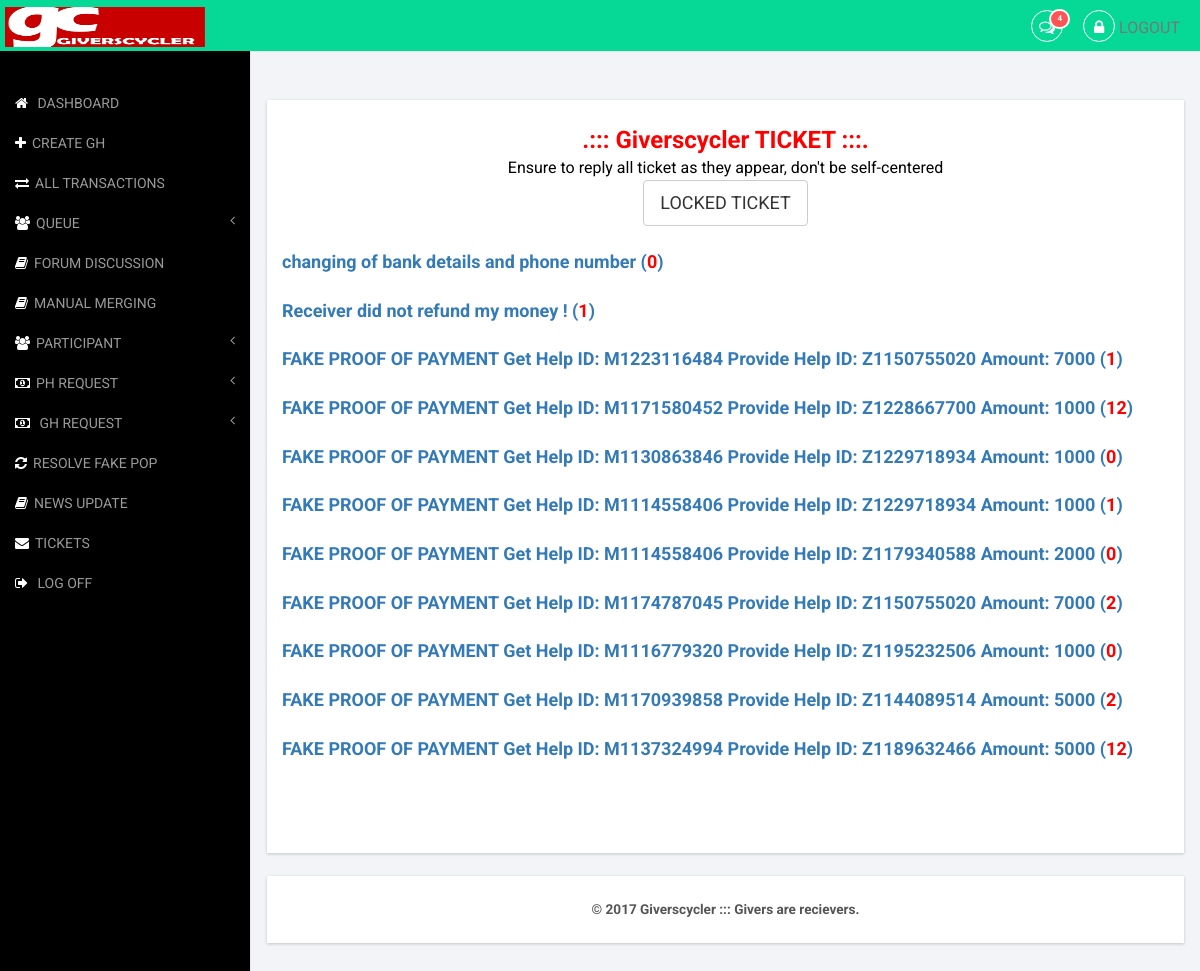
/executives/tickets.php (signed in), run on the app's committed database.
### tables this page shows
CREATE TABLE `ticket` (
  `tid` int(255) NOT NULL,
  `participant` varchar(255) NOT NULL,
  `report_participant` varchar(255) NOT NULL,
  `subject` varchar(255) NOT NULL,
  `relatedIssue` varchar(255) NOT NULL,
  `ticketmsg` longtext NOT NULL,
  `replied` varchar(255) NOT NULL DEFAULT '0',
  `locked` varchar(255) NOT NULL DEFAULT 'NO',
  `attachment` varchar(255) NOT NULL,
  `ghID` varchar(255) NOT NULL,
  `phID` varchar(255) NOT NULL,
  `date_written` varchar(255) NOT NULL
);

### config.php (called while the page is built, shortened)
<?php
try
{
	$con = new PDO("mysql:host=localhost;dbname=giverscycler", 'root', '');
	$con->setAttribute(PDO::ATTR_ERRMODE, PDO::ERRMODE_EXCEPTION);
}
catch(PDOException $e)
{
?>
	<script>
	alert("Could not connect to database, error submitted successfully to Log file");
	</script>
<?php
	file_put_contents("errorlog.txt", $e->getMessage(), FILE_APPEND);
}
if(!function_exists("rows")){
	function rows($query)
	{
		global $con;
		$q = $con->prepare($query);
		$r = $q->execute();
		$count = $q->rowCount();
		return $count;
	}
}
if(isset($_SESSION["username"]))
{
	$username = $_SESSION["username"];
}
?>

### executives/tickets.php (the view, shortened to what this page needs)
<?php
require "../config.php";
require '../private/UrgentMerging.php';
if(isset($username))
{
	$query_executive = $con->prepare("select * from executive where username='$username'");
	$query_executive->execute();
	$query_executive_info = $query_executive->fetch(PDO::FETCH_ASSOC);
	$level = $query_executive_info['level'];
}
else
{
	redirect_to('index');
}
?>
<!DOCTYPE HTML>
<html>
<head>
<link href="css/bootstrap.min.css" rel='stylesheet' type='text/css' />
<link href="css/style.css" rel='stylesheet' type='text/css' />
<link href="css/lines.css" rel='stylesheet' type='text/css' />
<link href="css/font-awesome.css" rel="stylesheet">
<link href="css/custom.css" rel="stylesheet">
</head>
<body>
<div id="wrapper">
        <nav class="top1 navbar navbar-default navbar-static-top" role="navigation" style="margin-bottom: 0">
            <div class="navbar-header">
                <a class="navbar-brand" href="dashboard"><img src='../img/logo.jpg' width='200px' height='40px' style='margin-top: -8px; margin-left: -10px'/></a>
            </div>
            <ul class="nav navbar-nav navbar-right">
				<li class="dropdown">
	        		<a href="#" class="dropdown-toggle" data-toggle="dropdown" aria-expanded="false"><i class="fa fa-comments-o"></i><span class="badge">4</span></a>
	      		</li>
				<li><a href="logoff"><i class="fa fa-lock"></i> Logout </a></li>
			</ul>
            <div class="navbar-default sidebar" role="navigation">
                <div class="sidebar-nav navbar-collapse">
                    <ul class="nav active" id="side-menu">
                        <li>
                            <a href="dashboard" class=''><i class="fa fa-home nav_icon"></i> Dashboard</a>
                        </li>
						<?php
						if($level =='Super Admin')
						{
						?>
							<li>
								<a href="createGH"><i class="fa fa-plus nav_icon"></i>CREATE GH</a>
							</li>
							<li>
								<a href="all-transaction"><i class="fa fa-exchange nav_icon"></i>ALL TRANSACTIONS</a>
							</li>
							<li>
								<a href="#"><i class="fa fa-users nav_icon"></i>QUEUE<span class="fa arrow"></span></a>
							</li>
							<li>
								<a href="forum"><i class="fa fa-book nav_icon"></i>FORUM DISCUSSION</a>
							</li>
							<li>
								<a href="loadGH-PH"><i class="fa fa-book nav_icon"></i>MANUAL MERGING</a>
							</li>
						<?php
						}
						?>
                        <li>
                            <a href="#"><i class="fa fa-users nav_icon"></i>PARTICIPANT<span class="fa arrow"></span></a>
                        </li>
                        <li>
                            <a href="#"><i class="fa fa-money nav_icon"></i>PH REQUEST<span class="fa arrow"></span></a>
                        </li>
                        <li>
                            <a href="#"><i class="fa fa-money nav_icon"></i> GH REQUEST<span class="fa arrow"></span></a>
                        </li>
                        <li>
                            <a href="gh-request?FAKEPOP"><i class="fa fa-refresh nav_icon fa-spin"></i>RESOLVE FAKE POP</a>
                        </li>
						<li>
							<a href="newsupdate"><i class="fa fa-book nav_icon"></i>NEWS UPDATE</a>
						</li>
                        <li>
                            <a href="tickets"><i class="fa fa-envelope nav_icon fa-spin"></i>TICKETS</a>
                        </li>
                        <li>
                            <a href="logoff"><i class="fa fa-sign-out nav_icon"></i> Log Off</a>
                        </li>
                    </ul>
                </div>
            </div>
        </nav>
        <div id="page-wrapper">
        <div class="graphs">
		<div class="col_1">
			<div class="col-md-12 stats-info" style='color: #000'>
			<br><font size='5px' color='red'><center><b>.::: Giverscycler TICKET :::. </b></center></font>
			<font size='3px'><center>Ensure to reply all ticket as they appear, don't be self-centered</center></font>
					<?php
				if(isset($_GET['tid']))
				{
					$tid = $_GET["tid"];
					$getallTicket = $con->prepare("SELECT * FROM `ticket` where tid='$tid' order by tid desc");
					$getallTicket->execute();
					$getallTicket_INFO = $getallTicket->fetch(PDO::FETCH_ASSOC);
					$subject = $getallTicket_INFO['subject'];
					$relatedISSUE = $getallTicket_INFO['relatedIssue'];
					$ticketmsg = nl2br($getallTicket_INFO['ticketmsg']);
					$participant_cr8 = $getallTicket_INFO['participant'];
					$report_participant = $getallTicket_INFO['report_participant'];
					$locked = nl2br($getallTicket_INFO['locked']);
					$status = nl2br($getallTicket_INFO['replied']);
					?>
						<b>ISSUE TYPE:</b> <?php echo $relatedISSUE;?><br/>
						<b>SUBJECT:</b> <?php echo $subject;?><br/>
						<?php if($status == 0){?> <b>STATUS:</b> <font color="red"><b>NEW</b></font><?php }?><br/>
						<?php
						if(empty($report_participant))
						{
							$getparticipant_cr8  = $con->prepare("SELECT * FROM `participant` where pid='$participant_cr8'");
							$getparticipant_cr8->execute();
							$getparticipant_cr8info = $getparticipant_cr8->fetch(PDO::FETCH_ASSOC);
							$participant_name_cr8 = $getparticipant_cr8info['name'];
							echo ucfirst($participant_name_cr8);
						}
						else if(!empty($report_participant))
						{
							$getparticipant_cr8  = $con->prepare("SELECT * FROM `participant` where pid='$participant_cr8'");
							$getparticipant_cr8->execute();
							$getparticipant_cr8info = $getparticipant_cr8->fetch(PDO::FETCH_ASSOC);
							$participant_name_cr8 = $getparticipant_cr8info['name'];
							echo ucfirst($participant_name_cr8) . ' || Receiver';
						}
						?>
						<br/>
					<?php echo $ticketmsg;?>
				<?php
					$getREPLIES = $con->prepare("SELECT * FROM `ticket_replies` where ticketid='$tid'");
					$getREPLIES->execute();
					for($i=1; $i<=rows("SELECT * FROM `ticket_replies` where ticketid='$tid'"); $i++)
					{
						$getREPLIES_INFO = $getREPLIES->fetch(PDO::FETCH_ASSOC);
						$replymsg = $getREPLIES_INFO["replymsg"];
						$participantID = $getREPLIES_INFO["participantID"];
						$attachment_reply = $getREPLIES_INFO["attachment"];
						$date_written = $getREPLIES_INFO["date_written"];
						if(!is_numeric($participantID))
						{
							$participant_name_replied = $participantID . ' || STAFF';
						}
						else
						{
							$getparticipant  = $con->prepare("SELECT * FROM `participant` where pid='$participantID'");
							$getparticipant->execute();
							$getparticipantinfo = $getparticipant->fetch(PDO::FETCH_ASSOC);
							$participant_name_replied = $getparticipantinfo['name'];
						}
					?>
					<br><br>
					<div class='col-md-12'>
						<div class='col-md-12' style="color: #000; background: #fee996; border-radius: 10px; margin: 10px 0; padding: 10px;border: 1px solid #d19405;">
							<b><?php echo ucfirst($participant_name_replied);?>
							<br><br>
							<?php echo $replymsg;
							if(!empty($attachment_reply))
							{
								echo '<br>';
							?>
							View: <a href="../img/attachment/<?php echo $attachment_reply;?>" target="_blank"><img src="../img/attachment/<?php echo $attachment_reply;?>" width="40" height="40"/></a>
							<br><br>
							<?Php
							}
							?>
							<br><br>
							 <?php echo $date_written;?>
							</b>
						</div>
					</div>
					<?php
					}
					if(rows("SELECT * FROM `ticket_replies` where ticketid='$tid'") != 0)
					{
						echo '<br><br><br><br><br><br><br><br><br><br><br><br><br>';
					}
				?>
					<form method="post" action="../action" enctype="multipart/form-data">
						<label><b>Select Admin:</b></label>
						<select class='form-control input-lg' name='reply_name' required>
							<option value=''>Select Replying Officer</option>
							<?php
							$reply_admin = $con->prepare("SELECT * FROM `reply_admin` order by rand()");
							$reply_admin->execute();
							for($i=1; $i<=rows("SELECT * FROM `reply_admin` order by rand()"); $i++)
							{
							$reply_admin_INFO = $reply_admin->fetch(PDO::FETCH_ASSOC);
							$reply_name = strtoupper($reply_admin_INFO['reply_name']);
							?>
								<option value='<?php echo $reply_name;?>'><?php echo $reply_name;?></option>
							<?php
							}
							?>
						</select>
						<br><textarea name="reply_ticket_msg" rows="5" class="form-control input-lg" required></textarea>
						<br><b>Add Attachment:</b><br>
						<font color="red" size='4px'>Maximum file upload is 2mb</font>
						<br>
						<input type="file" name="file_reply" class="form-control input-sm">
						<input name="ticketID" value="<?php echo $tid;?>" type="hidden">
						<br>
						<div class="col-sm-12 text-center">
							<button class="btn btn-default" name="reply_ticket_admin"><i class="fa fa-mail-reply"></i> Submit Reply</button>
							<a href='../action?LockTicket&tid=<?php echo $tid;?>' class="btn btn-default" name="lock_ticket"  onclick="return confirm('Issue Resolved?');"><i class="fa fa-lock"></i> Lock Ticket</a>
						</div>
					</form>
				<?php
				}
				else
				{
				?>
				<center><a href='?Locked_TICKET' class='btn btn-default btn-lg'>LOCKED TICKET</a></center>
				<br/>
				<?php
					$getallTicket = $con->prepare("SELECT * FROM `ticket` where locked='NO' order by tid desc");
					$getallTicket->execute();
					$ticketROWS = rows("SELECT * FROM `ticket` where locked='NO' order by locked desc");
					if($ticketROWS == 0)
					{
					?>
						<div class='alert alert-info'><b>No ticket yet</b></div>
					<?php
					}
					else
					{
						for($i= 1; $i<=$ticketROWS; $i++)
						{
							$getallTicket_INFO = $getallTicket->fetch(PDO::FETCH_ASSOC);
							$subject = $getallTicket_INFO['subject'];
							$ticketID = $getallTicket_INFO['tid'];
							$replied = nl2br($getallTicket_INFO['replied']);
						?>
							<a href="?tid=<?php echo $ticketID;?>"><font size="4"><b><?php echo $subject;?> (<font color="red"><?php echo $replied;?></font>)</b></font></a>
							<br><br>
						<?php
						}
					}
				}
				?>
			<br><br><br>
            </div>
		</div>
	  <br>
		<div class="copy">
             <p><b>© 2017 Giverscycler ::: Givers are recievers.</b></p>
	    </div>
		</div>
       </div>
   </div>
</body>
</html>

### executives/css/style.css (style rules this page uses)
ul, ol { margin: 0; }
p { margin: 0; }
html, body { font-family: 'Roboto', sans-serif; font-size: 100%; background:#000; overflow-x: hidden; }
body a { transition:0.5s all; -webkit-transition:0.5s all; -moz-transition:0.5s all; -o-transition:0.5s all; -ms-transition:0.5s all; }
.navbar .navbar-nav li a { padding: 0 10px; line-height: 56px; position: relative; }
.navbar .navbar-nav li a i { border: 1px solid #fff; padding: 8px 0; width: 32px; text-align: center; -webkit-border-radius: 50em; -moz-border-radius: 50em; border-radius: 50em; color: #fff; height: 32px; }
.btn-group-lg>.btn, .btn-lg { border-radius:4px !important; }
.navbar .navbar-nav li a .badge { background: #ff5454; border: 2px solid white; position: absolute; top: 9px; right: 3px; font-size: 8px; line-height: 8px; padding: 4px 6px; -webkit-border-radius: 50em; -moz-border-radius: 50em; border-radius: 50em; min-width: 0; }
.navbar-default.sidebar { background-color: #000; font-family: 'Roboto', sans-serif; }
nav.top1.navbar.navbar-default.navbar-static-top { background-color:rgb(6, 217, 149); font-family: 'Roboto', sans-serif; }
.navbar-default .navbar-brand { color: #fff !important; font-size: 30px; font-weight: 500; }
.navbar-right { margin-right: 10px !important; }
.navbar-right li { display:inline-block; }
i.nav_icon { color: #fff; margin-right:6px; }
.sidebar ul li a { color: #999; font-size:14px; }
ul.nav.navbar-nav.navbar-right { height: 51px; }
.sidebar-nav.navbar-collapse { margin: 2em 0 0 0; }
.col_1 { margin:1em 0 0 0; }
.copy { background:#fff; text-align:center; padding:1.5em 0; }
.copy p, .copy_layout p { font-size:0.85em; color:#555; }
.stats-info { background-color: #fff; }
.map_container, #chart, .span_6, .col_2, .weather_list, .cal1, .skills-info, .stats-info, .r3_counter_box, .activity_box, .bs-example1, .cloud, .copy { -ms-box-shadow: 0 1px 3px 0px rgba(0, 0, 0, 0.2); -o-box-shadow: 0 1px 3px 0px rgba(0, 0, 0, 0.2); -moz-box-shadow: 0 1px 3px 0px rgba(0, 0, 0, 0.2); -webkit-box-shadow: 0 1px 3px 0px rgba(0, 0, 0, 0.2); box-shadow: 0 1px 3px 0px rgba(0, 0, 0, 0.2); }
.graphs { padding: 2em 1em; background: #f2f4f8; font-family: 'Roboto', sans-serif; }
span.badge { min-width: 3rem; padding: 2px 9px; text-align: center; font-size: 0.85; line-height: inherit; color: #fff; position: absolute; right:38px; -webkit-box-sizing: border-box; -moz-box-sizing: border-box; box-sizing: border-box; border-radius: 2px; }

### executives/css/custom.css (style rules this page uses)
#wrapper { width: 100%; }
#page-wrapper { min-height: 568px; background-color: #fff; }
@media (min-width:768px) { #page-wrapper { position: inherit; margin: 0 0 0 250px; border-left: 1px solid #e7e7e7; } }
.sidebar .sidebar-nav.navbar-collapse { padding-right: 0; padding-left: 0; }
.sidebar .arrow { float: right; }
.sidebar .fa.arrow:before { content: "\f104"; }
@media (min-width:768px) { .sidebar { z-index: 1; position: absolute; width: 250px; margin-top: 51px; } }

### data on the page
ticket: subject "changing of bank details and phone number", replied "0"
ticket: subject "Receiver did not refund my money !", replied "1"
ticket: subject "FAKE PROOF OF PAYMENT Get Help ID: M1223116484 Provide Help ID: Z1150755020 Amount: 7000", replied "1"
ticket: subject "FAKE PROOF OF PAYMENT Get Help ID: M1171580452 Provide Help ID: Z1228667700 Amount: 1000", replied "12"
ticket: subject "FAKE PROOF OF PAYMENT Get Help ID: M1130863846 Provide Help ID: Z1229718934 Amount: 1000", replied "0"
ticket: subject "FAKE PROOF OF PAYMENT Get Help ID: M1114558406 Provide Help ID: Z1229718934 Amount: 1000", replied "1"
ticket: subject "FAKE PROOF OF PAYMENT Get Help ID: M1114558406 Provide Help ID: Z1179340588 Amount: 2000", replied "0"
ticket: subject "FAKE PROOF OF PAYMENT Get Help ID: M1174787045 Provide Help ID: Z1150755020 Amount: 7000", replied "2"
ticket: subject "FAKE PROOF OF PAYMENT Get Help ID: M1116779320 Provide Help ID: Z1195232506 Amount: 1000", replied "0"
ticket: subject "FAKE PROOF OF PAYMENT Get Help ID: M1170939858 Provide Help ID: Z1144089514 Amount: 5000", replied "2"
ticket: subject "FAKE PROOF OF PAYMENT Get Help ID: M1137324994 Provide Help ID: Z1189632466 Amount: 5000", replied "12"
